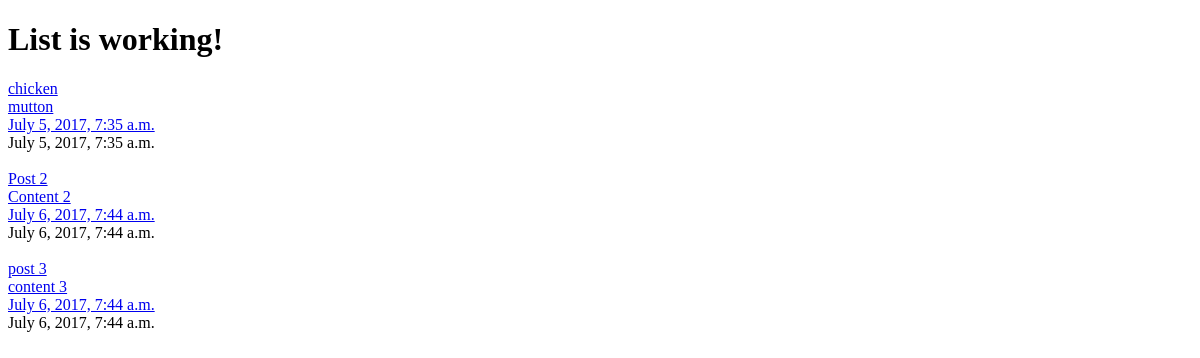
The page /posts/ on the database as committed earlier.
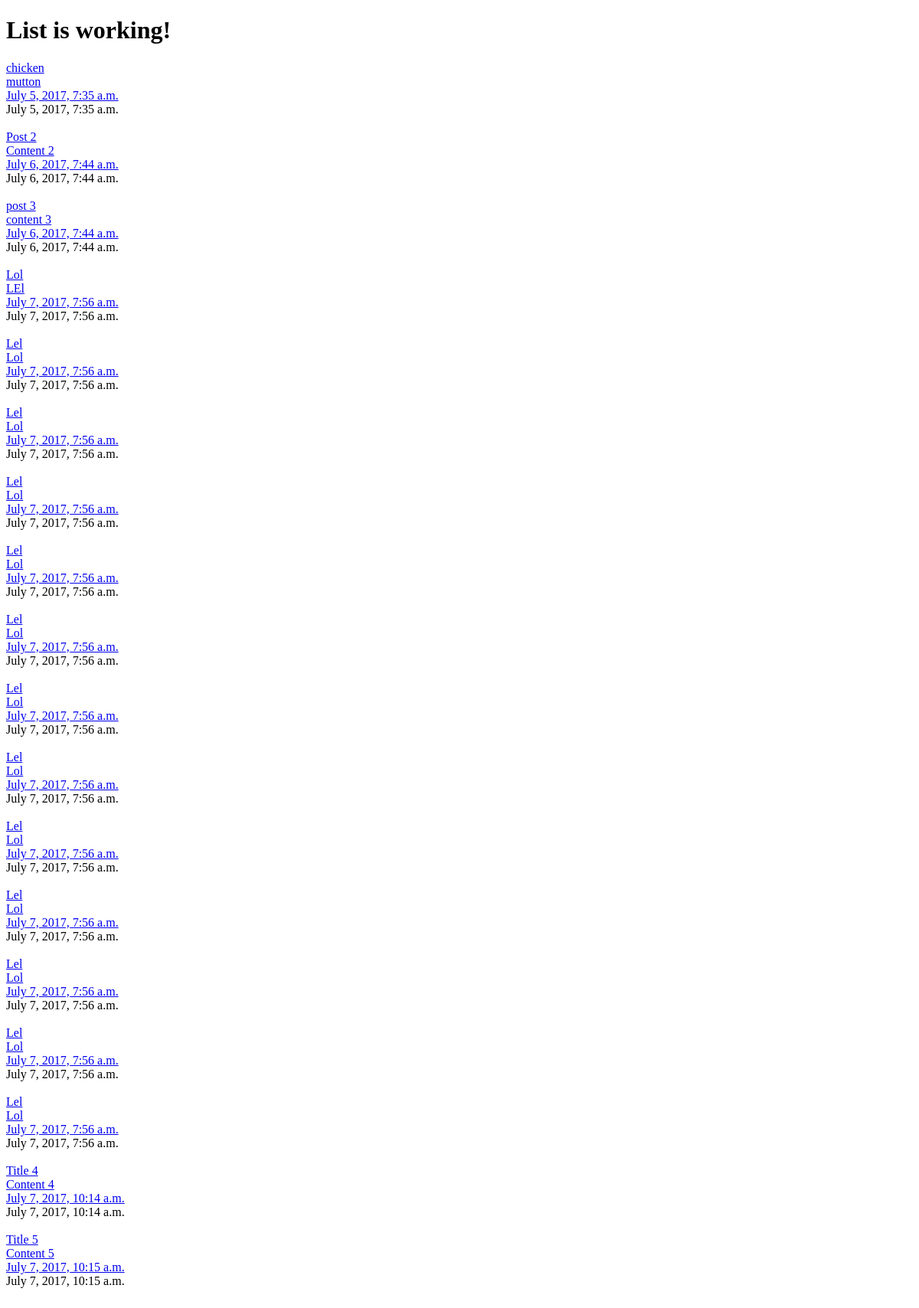
The same page on the database as committed later.
### posts/models.py (models this page shows, shortened)
class Post(models.Model):
	title = models.CharField(max_length=120)
	content = models.TextField()
	last_updated = models.DateTimeField(auto_now=True, auto_now_add=False)
	posted = models.DateTimeField(auto_now=False, auto_now_add=True)
	def get_absolute_url(self):
		return reverse("posts:detail", kwargs={"id":self.id})

### posts/views.py (the view)
def post_list(request):
	querySet = Post.objects.all()
	context = {
		"listOfPosts" : querySet,
		"function" : "List"
	}
	return render(request, "index.html", context)

### templates/index.html (shortened to what this page needs)
<!DOCTYPE html>
<html>
<head>
</head>
<body>
	<h1>{{ function }} is working!</h1>
	{% for post in listOfPosts %}
	<a href='/posts/{{ post.id }}/'>{{ post.title }}</a><br>
	<a href='{% url "posts:detail" id=post.id %}'>{{ post.content }}</a><br>
	<a href="{{ post.get_absolute_url }}">{{ post.posted }}</a><br>
	{{ post.last_updated }}<br><br>
	{% endfor %}
</body>
</html>

Rows that differ between the two databases and show on the page:
added Post: title "Lol", content "LEl", posted "July 7, 2017, 7:56 a.m.", last_updated "July 7, 2017, 7:56 a.m."
added Post: title "Lel", content "Lol", posted "July 7, 2017, 7:56 a.m.", last_updated "July 7, 2017, 7:56 a.m."
added Post: title "Lel", content "Lol", posted "July 7, 2017, 7:56 a.m.", last_updated "July 7, 2017, 7:56 a.m."
added Post: title "Lel", content "Lol", posted "July 7, 2017, 7:56 a.m.", last_updated "July 7, 2017, 7:56 a.m."
added Post: title "Lel", content "Lol", posted "July 7, 2017, 7:56 a.m.", last_updated "July 7, 2017, 7:56 a.m."
added Post: title "Lel", content "Lol", posted "July 7, 2017, 7:56 a.m.", last_updated "July 7, 2017, 7:56 a.m."
added Post: title "Lel", content "Lol", posted "July 7, 2017, 7:56 a.m.", last_updated "July 7, 2017, 7:56 a.m."
added Post: title "Lel", content "Lol", posted "July 7, 2017, 7:56 a.m.", last_updated "July 7, 2017, 7:56 a.m."
added Post: title "Lel", content "Lol", posted "July 7, 2017, 7:56 a.m.", last_updated "July 7, 2017, 7:56 a.m."
added Post: title "Lel", content "Lol", posted "July 7, 2017, 7:56 a.m.", last_updated "July 7, 2017, 7:56 a.m."
added Post: title "Lel", content "Lol", posted "July 7, 2017, 7:56 a.m.", last_updated "July 7, 2017, 7:56 a.m."
added Post: title "Lel", content "Lol", posted "July 7, 2017, 7:56 a.m.", last_updated "July 7, 2017, 7:56 a.m."
added Post: title "Lel", content "Lol", posted "July 7, 2017, 7:56 a.m.", last_updated "July 7, 2017, 7:56 a.m."
added Post: title "Title 4", content "Content 4", posted "July 7, 2017, 10:14 a.m.", last_updated "July 7, 2017, 10:14 a.m."
added Post: title "Title 5", content "Content 5", posted "July 7, 2017, 10:15 a.m.", last_updated "July 7, 2017, 10:15 a.m."
